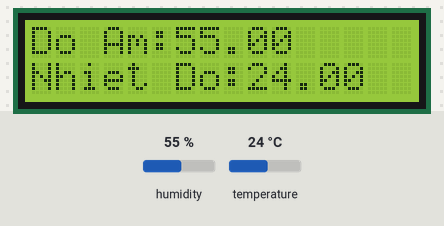
The sketch below on a simulated Arduino Uno, built with avr-gcc and run on an emulated ATmega328P. Parts: 16×2 character LCD. The test bench sets the inputs (shaded band); at power-on: humidity 55 %, temperature 24 °C.

Above: at 1.2 s.
1.3 s: humidity set to 22 %
At 3.2 s:
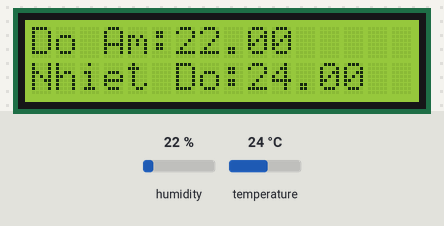
4.1 s: temperature set to 12 °C
At 5.6 s:
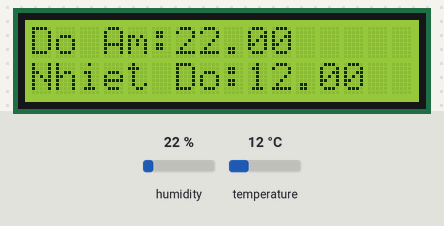
6.9 s: humidity set to 40 %
At 9.2 s:
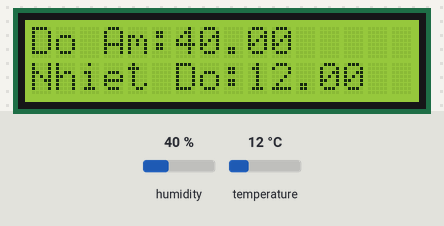
9.8 s: temperature set to 19 °C
At 11.6 s:
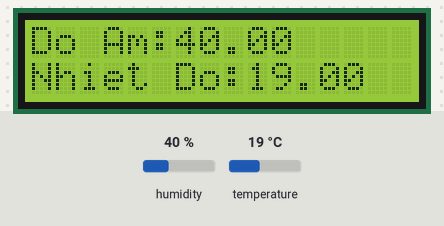
Timing chart, 0 to 13.1 s (numbered marks = the images above; inputs shaded):
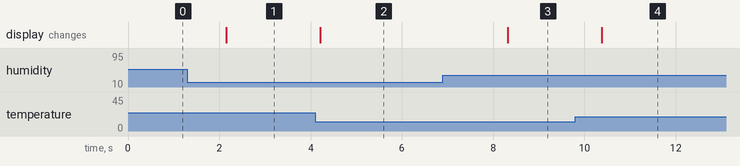

Measured:
- after the input at 1.3 s, the display: changes after 0.85 s (image 1)
- after the input at 4.1 s, the display: changes after 0.11 s (image 2)
- after the input at 6.9 s, the display: changes after 1.4 s (image 3)
- after the input at 9.8 s, the display: changes after 0.57 s (image 4)

The sketch:

DHT.ino
```cpp
#include <LiquidCrystal_I2C.h>
LiquidCrystal_I2C lcd(0x27, 16, 2);
#include "DHT.h" //khai báo thư viện DHT

const int DHTPIN = 7;	//khai báo chân dữ liệu DHT
const int DHTTYPE = DHT22; //khai báo kiểu DHT, có 3 loại DHT11, DHT21, DHT22 tùy kết quả có thể thay loại
DHT dht(DHTPIN, DHTTYPE);

void setup() {
  Serial.begin(9600);
  dht.begin(); // Khởi động cảm biến
  lcd.init(); // Khởi tạo LCD
  lcd.backlight(); // Bật đèn LCD
}
void loop() {
  float h = dht.readHumidity(); //Đọc độ ẩm
  float t = dht.readTemperature(); //Đọc nhiệt độ
  lcd.setCursor(0,0); // Đặt con trỏ hàng 1 cột 1
  lcd.print("Do Am:"); // In ra chữ Độ ẩm
  lcd.print(h); // In ra giá trị Độ ẩm
  lcd.setCursor(0,1); // Đặt con trỏ hàng 2 cột 1
  lcd.print("Nhiet Do:"); // In ra chữ Nhiệt độ
  lcd.print(t); // In ra giá trị Nhiệt độ
  delay(1000); //Đợi 1 giây
}
```
